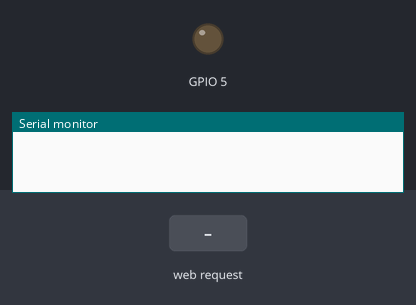
This sketch was run on a simulated ESP8266 (NodeMCU). Shown: output pins drawn as LEDs (lit = HIGH), the last lines printed to the serial monitor. The test bench sets the inputs (shaded band).

Above: at 1.2 s.
1.3 s: HTTP request GET /o received
At 2.0 s:
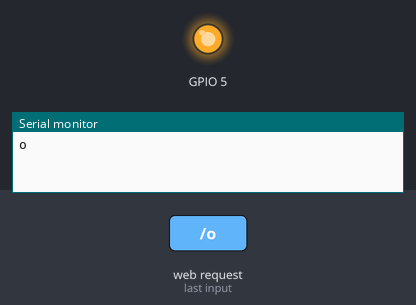
2.8 s: HTTP request GET /s received
At 3.2 s:
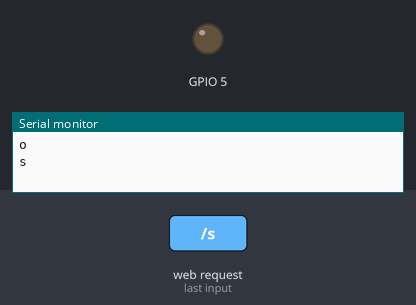
Timing chart, 0 to 5.8 s (numbered marks = the images above; inputs shaded):
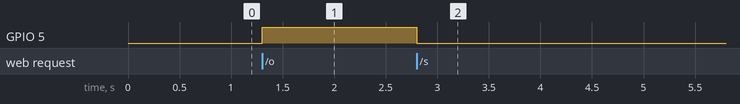

Measured:
- after the input at 1.3 s, GPIO 5: LOW → HIGH at once
- after the input at 2.8 s, GPIO 5: HIGH → LOW at once

The sketch:

NodeMCU.rida_alarm.ino
```cpp
/***  System ***
 *
 *  Developed by: Ashraf Minhaj
 *  Contact: ashraf_minhaj@yahoo.com
 */

#include<ESP8266WiFi.h>  //include ESP8266WiFi library
WiFiClient client;       //name the client

WiFiServer server(80);   //server begin at 80

const char* ssid = "LIBRARY";              //WiFi Name
const char* password = "baiustlib"; //WiFi password

//ip = 199.168.43.162     Enter this kind of IP address of your NODEMCU on the APP
//your IP address will be different


String data = "";

void setup()
{

 pinMode(5, OUTPUT);
  Serial.begin(115200);   //Serial communication for debugging
  server.begin();    //Initialize Server Communication
}

void loop()
{
  client = server.available();

  if(!client) return;

  data = checkClient();     //check for data

  Serial.println(data);    //ignore -for debugging only

  if(data == "o")
  {
    digitalWrite(5, HIGH);
  }

  else if(data == "s")
  {
    digitalWrite(5, LOW);
  }


}

String checkClient(void)
{
  while (!client.available()) delay(1);
  String request = client.readStringUntil('\r');
  request.remove(0,5);
  request.remove(request.length()-9,9);
  return request;
}
```
